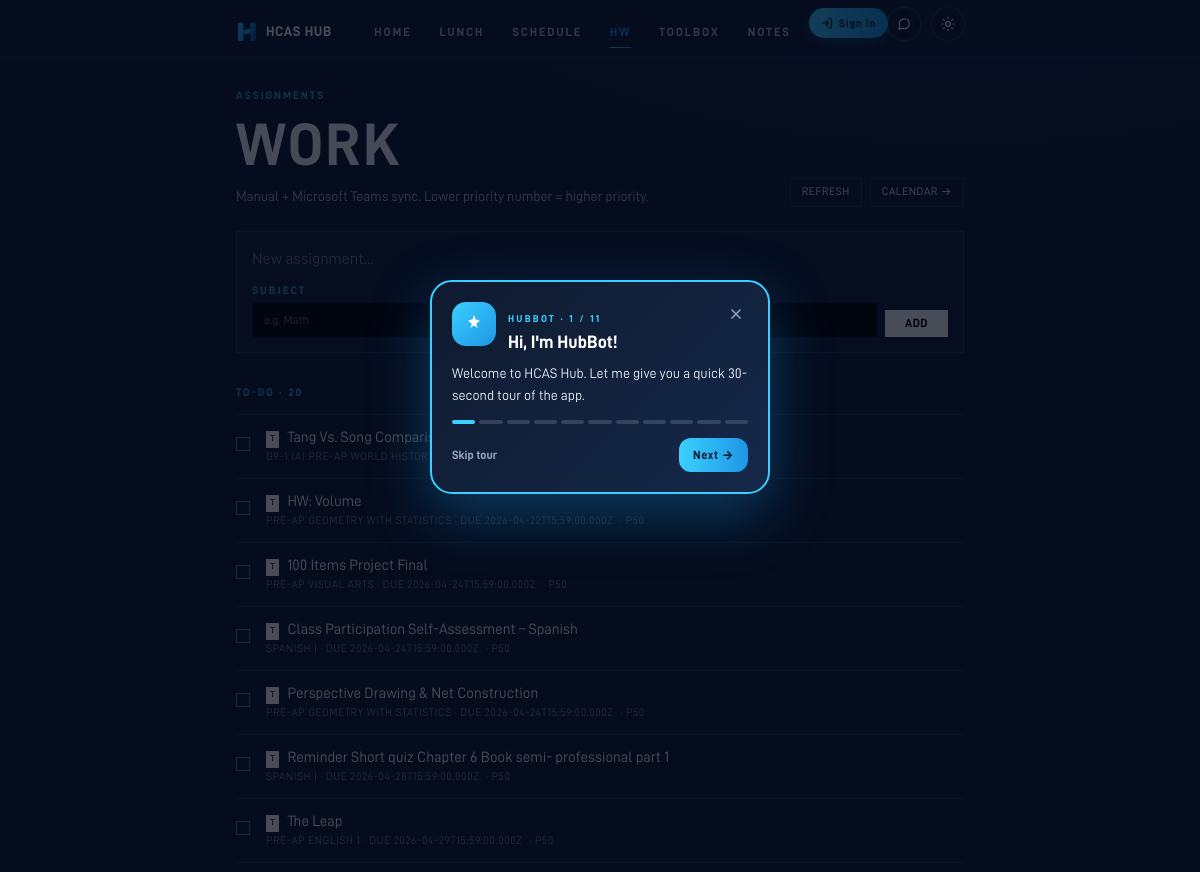
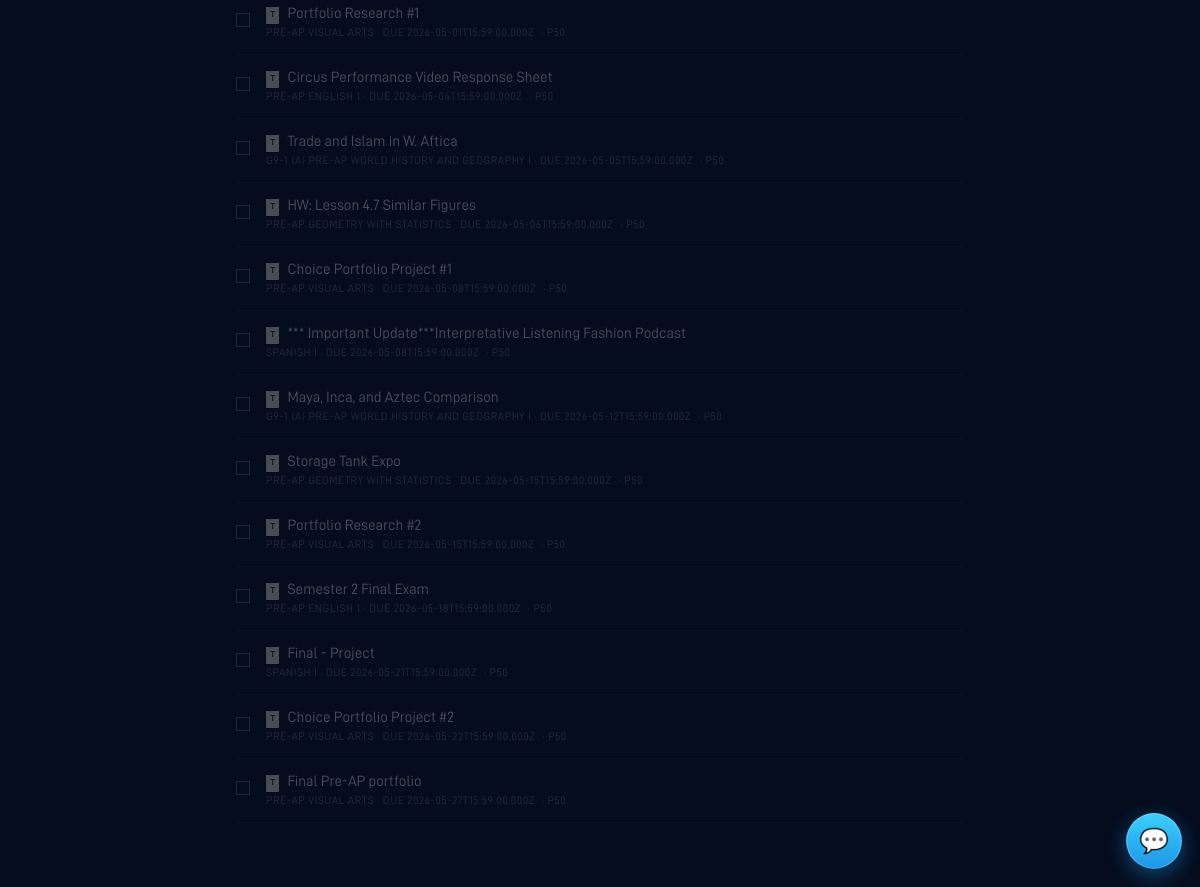
Before: /assignments with the older database file (2 pictures, top to bottom).
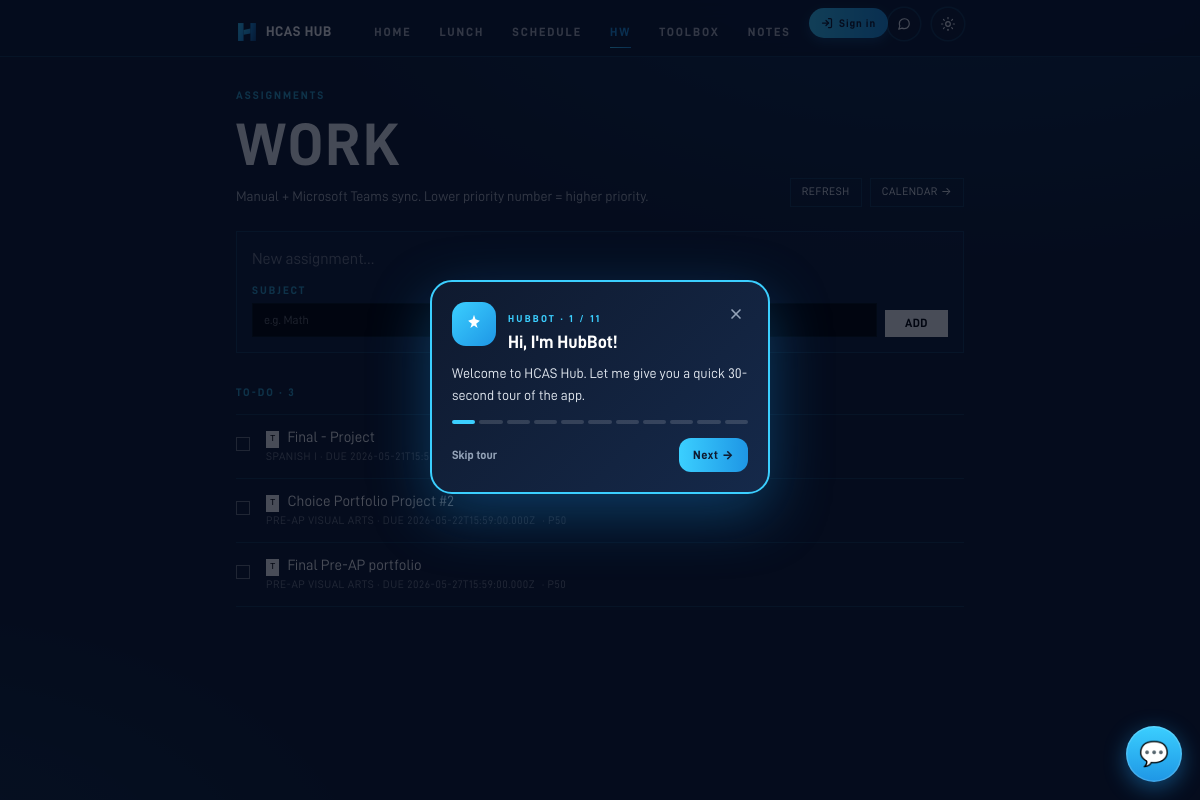
After: the same page with the newer database file.
### tables this page shows
CREATE TABLE assignments (
            id INTEGER PRIMARY KEY AUTOINCREMENT,
            title TEXT NOT NULL,
            subject TEXT,
            due_at TEXT,
            done INTEGER NOT NULL DEFAULT 0,
            priority INTEGER DEFAULT 99,
            created_at TEXT NOT NULL DEFAULT (datetime('now'))
        , source TEXT DEFAULT 'manual', external_id TEXT, updated_at TEXT, user_id TEXT);

### main.py (the view)
@app.get("/assignments", response_class=HTMLResponse)
def assignments(request: Request):
    user = auth.current_user(request)
    uid = user["id"] if user else None
    rows = db.list_assignments(uid)
    sig = "|".join(f"{r['id']}:{r['done']}:{r['title']}:{r.get('due_at') or ''}" for r in rows)
    return render(request, "assignments.html", active="assignments",
                  assignments=rows, assignments_sig=sig)

### templates/assignments.html (shortened to what this page needs)
{% extends "base.html" %}
{% block content %}
<div class="pt-2 pb-6 flex items-end justify-between gap-4">
  <div>
    <div class="eyebrow mb-3">Assignments</div>
    <h1 class="display text-[44px] sm:text-[60px]">Work</h1>
    <p class="mt-3 text-[14px] text-ink-soft">Manual + Microsoft Teams sync. Lower priority number = higher priority.</p>
  </div>
  <div class="flex items-center gap-2 shrink-0">
    <button id="sync-refresh" type="button"
            class="hairline px-3 py-1.5 text-[11px] uppercase tracking-wider hover:bg-paper-soft">
      Refresh
    </button>
    <a href="/calendar" class="hairline px-3 py-1.5 text-[11px] uppercase tracking-wider hover:bg-paper-soft">Calendar →</a>
  </div>
</div>
<form method="post" action="/assignments/add" class="hairline p-4 mb-8 space-y-3 bg-paper-soft/40">
  <input name="title" required placeholder="New assignment…"
         class="w-full bg-transparent text-[16px] placeholder-ink-mute focus:outline-none" />
  <div class="flex flex-wrap gap-2 items-end">
    <label class="flex-1 min-w-[120px]">
      <span class="block eyebrow text-[10px] tracking-[0.18em] mb-1 text-ink-mute">Subject</span>
      <input name="subject" placeholder="e.g. Math" class="w-full bg-black hairline-soft px-3 py-2 text-[12px] placeholder-ink-mute focus:outline-none" />
    </label>
    <label class="w-20">
      <span class="block eyebrow text-[10px] tracking-[0.18em] mb-1 text-ink-mute" title="Lower number = higher priority. 1 is top.">Priority <span class="text-ink-soft normal-case tracking-normal">(1 = top)</span></span>
      <input name="priority" type="number" min="1" max="99" value="3"
             title="1 = highest priority, 99 = lowest"
             class="w-full bg-black hairline-soft px-3 py-2 text-[12px] focus:outline-none" />
    </label>
    <label class="flex-1 min-w-[200px]">
      <span class="block eyebrow text-[10px] tracking-[0.18em] mb-1 text-ink-mute">Due date</span>
      <input id="due-at-input" name="due_at" type="text" autocomplete="off" placeholder="Pick due date…"
             class="w-full bg-black hairline-soft px-3 py-2 text-[12px] placeholder-ink-mute focus:outline-none cursor-pointer" />
    </label>
    <button class="px-5 py-2 bg-white text-black display text-[12px] tracking-wider hover:bg-ink-soft transition">Add</button>
  </div>
</form>
<link rel="stylesheet" href="https://cdn.jsdelivr.net/npm/flatpickr@4.6.13/dist/flatpickr.min.css">
{% set open = assignments | rejectattr('done') | list %}
{% set done = assignments | selectattr('done') | list %}
<section>
  <h2 class="eyebrow mb-3">To-do · {{ open|length }}</h2>
  {% if open %}
    <ul class="border-t border-line">
      {% for a in open %}
      <li class="border-b border-line py-3 flex items-start gap-4 group">
        <form method="post" action="/assignments/{{ a.id }}/toggle" class="mt-1.5">
          <button type="submit" class="w-3.5 h-3.5 border border-white/40 hover:border-white hover:bg-paper-tint transition" title="Mark done"></button>
        </form>
        <div class="flex-1 min-w-0">
          <div class="flex items-start gap-2">
            {% if a.source == 'teams' %}
              <span class="text-[9px] font-mono mt-1 px-1 py-0.5 bg-white text-black shrink-0" title="Synced from Microsoft Teams">T</span>
            {% endif %}
            <div class="text-[15px] text-white truncate">{{ a.title }}</div>
          </div>
          <div class="text-[11px] text-ink-mute uppercase tracking-wider">
            {% if a.subject %}{{ a.subject }}{% endif %}{% if a.due_at %}{% if a.subject %} · {% endif %}due {{ a.due_at }}{% endif %}
            <span class="ml-1">· P{{ a.priority }}</span>
          </div>
        </div>
        <form method="post" action="/assignments/{{ a.id }}/delete">
        </form>
      </li>
      {% endfor %}
    </ul>
  {% else %}
    <p class="text-[13px] text-ink-mute py-2">All caught up.</p>
  {% endif %}
</section>
{% endblock %}

Changed rows visible on the page:
removed assignments: source "T", title "Tang Vs. Song Comparison", subject "G9-1 (A) PRE-AP WORLD HISTORY AND GEOGRAPHY I", due_at "2026-04-21T15:59:00.000Z", priority "50"
removed assignments: source "T", title "HW: Volume", subject "PRE-AP GEOMETRY WITH STATISTICS", due_at "2026-04-22T15:59:00.000Z", priority "50"
removed assignments: source "T", title "100 Items Project Final", subject "PRE-AP VISUAL ARTS", due_at "2026-04-24T15:59:00.000Z", priority "50"
removed assignments: source "T", title "Class Participation Self-Assessment – Spanish", subject "SPANISH I", due_at "2026-04-24T15:59:00.000Z", priority "50"
removed assignments: source "T", title "Perspective Drawing & Net Construction", subject "PRE-AP GEOMETRY WITH STATISTICS", due_at "2026-04-24T15:59:00.000Z", priority "50"
removed assignments: source "T", title "Reminder Short quiz Chapter 6 Book semi- professional part 1", subject "SPANISH I", due_at "2026-04-28T15:59:00.000Z", priority "50"
removed assignments: source "T", title "The Leap", subject "PRE-AP ENGLISH 1", due_at "2026-04-29T15:59:00.000Z", priority "50"
removed assignments: source "T", title "Portfolio Research #1", subject "PRE-AP VISUAL ARTS", due_at "2026-05-01T15:59:00.000Z", priority "50"
removed assignments: source "T", title "Circus Performance Video Response Sheet", subject "PRE-AP ENGLISH 1", due_at "2026-05-04T15:59:00.000Z", priority "50"
removed assignments: source "T", title "Trade and Islam in W. Aftica", subject "G9-1 (A) PRE-AP WORLD HISTORY AND GEOGRAPHY I", due_at "2026-05-05T15:59:00.000Z", priority "50"
removed assignments: source "T", title "HW: Lesson 4.7 Similar Figures", subject "PRE-AP GEOMETRY WITH STATISTICS", due_at "2026-05-06T15:59:00.000Z", priority "50"
removed assignments: source "T", title "Choice Portfolio Project #1", subject "PRE-AP VISUAL ARTS", due_at "2026-05-08T15:59:00.000Z", priority "50"
removed assignments: source "T", title "*** Important Update***Interpretative Listening Fashion Podcast", subject "SPANISH I", due_at "2026-05-08T15:59:00.000Z", priority "50"
removed assignments: source "T", title "Maya, Inca, and Aztec Comparison", subject "G9-1 (A) PRE-AP WORLD HISTORY AND GEOGRAPHY I", due_at "2026-05-12T15:59:00.000Z", priority "50"
removed assignments: source "T", title "Storage Tank Expo", subject "PRE-AP GEOMETRY WITH STATISTICS", due_at "2026-05-15T15:59:00.000Z", priority "50"
removed assignments: source "T", title "Portfolio Research #2", subject "PRE-AP VISUAL ARTS", due_at "2026-05-15T15:59:00.000Z", priority "50"
removed assignments: source "T", title "Semester 2 Final Exam", subject "PRE-AP ENGLISH 1", due_at "2026-05-18T15:59:00.000Z", priority "50"
Other visible differences:
{{ open|length }}: "20" → "3"
